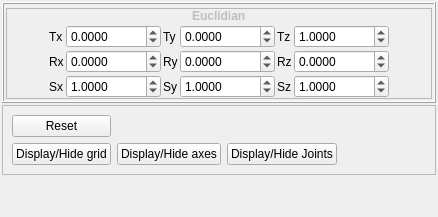
             <widget class="QWidget" name="tView">
              <attribute name="title">
               <string>View</string>
              </attribute>
              <layout class="QVBoxLayout" name="verticalLayout_8">
               <property name="spacing">
                <number>2</number>
               </property>
               <property name="leftMargin">
                <number>2</number>
               </property>
               <property name="topMargin">
                <number>2</number>
               </property>
               <property name="rightMargin">
                <number>2</number>
               </property>
               <property name="bottomMargin">
                <number>2</number>
               </property>
               <item>
                <widget class="QFrame" name="gbCloudSettings">
                 <property name="maximumSize">
                  <size>
                   <width>16777215</width>
                   <height>16777215</height>
                  </size>
                 </property>
                 <property name="frameShape">
                  <enum>QFrame::Box</enum>
                 </property>
                 <property name="frameShadow">
                  <enum>QFrame::Raised</enum>
                 </property>
                 <layout class="QVBoxLayout" name="verticalLayout_7">
                  <property name="spacing">
                   <number>2</number>
                  </property>
                  <property name="leftMargin">
                   <number>2</number>
                  </property>
                  <property name="topMargin">
                   <number>2</number>
                  </property>
                  <property name="rightMargin">
                   <number>2</number>
                  </property>
                  <property name="bottomMargin">
                   <number>2</number>
                  </property>
                  <item>
                   <widget class="Line" name="line_4">
                    <property name="orientation">
                     <enum>Qt::Vertical</enum>
                    </property>
                   </widget>
                  </item>
                  <item>
                   <widget class="QFrame" name="frame_23">
                    <property name="minimumSize">
                     <size>
                      <width>0</width>
                      <height>0</height>
                     </size>
                    </property>
                    <property name="frameShape">
                     <enum>QFrame::StyledPanel</enum>
                    </property>
                    <property name="frameShadow">
                     <enum>QFrame::Raised</enum>
                    </property>
                    <layout class="QGridLayout" name="gridLayout_12">
                     <property name="leftMargin">
                      <number>0</number>
                     </property>
                     <property name="topMargin">
                      <number>0</number>
                     </property>
                     <property name="rightMargin">
                      <number>0</number>
                     </property>
                     <property name="bottomMargin">
                      <number>0</number>
                     </property>
                     <property name="spacing">
                      <number>2</number>
                     </property>
                     <item row="1" column="2">
                      <widget class="QDoubleSpinBox" name="dsbTX">
                       <property name="enabled">
                        <bool>true</bool>
                       </property>
                       <property name="decimals">
                        <number>4</number>
                       </property>
                       <property name="minimum">
                        <double>-10000.000000000000000</double>
                       </property>
                       <property name="maximum">
                        <double>10000.000000000000000</double>
                       </property>
                       <property name="singleStep">
                        <double>0.010000000000000</double>
                       </property>
                      </widget>
                     </item>
                     <item row="1" column="3">
                      <widget class="QLabel" name="label_17">
                       <property name="text">
                        <string>Ty</string>
                       </property>
                      </widget>
                     </item>
                     <item row="1" column="6">
                      <widget class="QDoubleSpinBox" name="dsbTZ">
                       <property name="enabled">
                        <bool>true</bool>
                       </property>
                       <property name="decimals">
                        <number>4</number>
                       </property>
                       <property name="minimum">
                        <double>-10000.000000000000000</double>
                       </property>
                       <property name="maximum">
                        <double>10000.000000000000000</double>
                       </property>
                       <property name="singleStep">
                        <double>0.010000000000000</double>
                       </property>
                       <property name="value">
                        <double>1.000000000000000</double>
                       </property>
                      </widget>
                     </item>
                     <item row="1" column="5">
                      <widget class="QLabel" name="label_20">
                       <property name="text">
                        <string>Tz</string>
                       </property>
                      </widget>
                     </item>
                     <item row="1" column="4">
                      <widget class="QDoubleSpinBox" name="dsbTY">
                       <property name="enabled">
                        <bool>true</bool>
                       </property>
                       <property name="decimals">
                        <number>4</number>
                       </property>
                       <property name="minimum">
                        <double>-10000.000000000000000</double>
                       </property>
                       <property name="maximum">
                        <double>10000.000000000000000</double>
                       </property>
                       <property name="singleStep">
                        <double>0.010000000000000</double>
                       </property>
                      </widget>
                     </item>
                     <item row="3" column="4">
                      <widget class="QDoubleSpinBox" name="dsbSY">
                       <property name="enabled">
                        <bool>true</bool>
                       </property>
                       <property name="decimals">
                        <number>4</number>
                       </property>
                       <property name="minimum">
                        <double>-1000.000000000000000</double>
                       </property>
                       <property name="maximum">
                        <double>1000.000000000000000</double>
                       </property>
                       <property name="singleStep">
                        <double>0.010000000000000</double>
                       </property>
                       <property name="value">
                        <double>1.000000000000000</double>
                       </property>
                      </widget>
                     </item>
                     <item row="3" column="3">
                      <widget class="QLabel" name="label_21">
                       <property name="text">
                        <string>Sy</string>
                       </property>
                      </widget>
                     </item>
                     <item row="3" column="6">
                      <widget class="QDoubleSpinBox" name="dsbSZ">
                       <property name="enabled">
                        <bool>true</bool>
                       </property>
                       <property name="decimals">
                        <number>4</number>
                       </property>
                       <property name="minimum">
                        <double>-1000.000000000000000</double>
                       </property>
                       <property name="maximum">
                        <double>1000.000000000000000</double>
                       </property>
                       <property name="singleStep">
                        <double>0.010000000000000</double>
                       </property>
                       <property name="value">
                        <double>1.000000000000000</double>
                       </property>
                      </widget>
                     </item>
                     <item row="3" column="5">
                      <widget class="QLabel" name="label_22">
                       <property name="text">
                        <string>Sz</string>
                       </property>
                      </widget>
                     </item>
                     <item row="1" column="7">
                      <spacer name="horizontalSpacer_19">
                       <property name="orientation">
                        <enum>Qt::Horizontal</enum>
                       </property>
                       <property name="sizeHint" stdset="0">
                        <size>
                         <width>40</width>
                         <height>20</height>
                        </size>
                       </property>
                      </spacer>
                     </item>
                     <item row="1" column="1">
                      <widget class="QLabel" name="label_23">
                       <property name="text">
                        <string>Tx</string>
                       </property>
                      </widget>
                     </item>
                     <item row="2" column="3">
                      <widget class="QLabel" name="label_24">
                       <property name="text">
                        <string>Ry</string>
                       </property>
                      </widget>
                     </item>
                     <item row="2" column="1">
                      <widget class="QLabel" name="label_25">
                       <property name="text">
                        <string>Rx</string>
                       </property>
                      </widget>
                     </item>
                     <item row="2" column="2">
                      <widget class="QDoubleSpinBox" name="dsbRX">
                       <property name="enabled">
                        <bool>true</bool>
                       </property>
                       <property name="decimals">
                        <number>4</number>
                       </property>
                       <property name="minimum">
                        <double>-1000.000000000000000</double>
                       </property>
                       <property name="maximum">
                        <double>1000.000000000000000</double>
                       </property>
                       <property name="singleStep">
                        <double>0.100000000000000</double>
                       </property>
                      </widget>
                     </item>
                     <item row="2" column="4">
                      <widget class="QDoubleSpinBox" name="dsbRY">
                       <property name="enabled">
                        <bool>true</bool>
                       </property>
                       <property name="decimals">
                        <number>4</number>
                       </property>
                       <property name="minimum">
                        <double>-1000.000000000000000</double>
                       </property>
                       <property name="maximum">
                        <double>1000.000000000000000</double>
                       </property>
                       <property name="singleStep">
                        <double>0.100000000000000</double>
                       </property>
                       <property name="value">
                        <double>0.000000000000000</double>
                       </property>
                      </widget>
                     </item>
                     <item row="2" column="5">
                      <widget class="QLabel" name="label_26">
                       <property name="text">
                        <string>Rz</string>
                       </property>
                      </widget>
                     </item>
                     <item row="3" column="1">
                      <widget class="QLabel" name="label_27">
                       <property name="text">
                        <string>Sx</string>
                       </property>
                      </widget>
                     </item>
                     <item row="2" column="6">
                      <widget class="QDoubleSpinBox" name="dsbRZ">
                       <property name="enabled">
                        <bool>true</bool>
                       </property>
                       <property name="decimals">
                        <number>4</number>
                       </property>
                       <property name="minimum">
                        <double>-1000.000000000000000</double>
                       </property>
                       <property name="maximum">
                        <double>1000.000000000000000</double>
                       </property>
                       <property name="singleStep">
                        <double>0.100000000000000</double>
                       </property>
                      </widget>
                     </item>
                     <item row="3" column="2">
                      <widget class="QDoubleSpinBox" name="dsbSX">
                       <property name="enabled">
                        <bool>true</bool>
                       </property>
                       <property name="decimals">
                        <number>4</number>
                       </property>
                       <property name="minimum">
                        <double>-1000.000000000000000</double>
                       </property>
                       <property name="maximum">
                        <double>1000.000000000000000</double>
                       </property>
                       <property name="singleStep">
                        <double>0.010000000000000</double>
                       </property>
                       <property name="value">
                        <double>1.000000000000000</double>
                       </property>
                      </widget>
                     </item>
                     <item row="1" column="0">
                      <spacer name="horizontalSpacer_20">
                       <property name="orientation">
                        <enum>Qt::Horizontal</enum>
                       </property>
                       <property name="sizeHint" stdset="0">
                        <size>
                         <width>40</width>
                         <height>20</height>
                        </size>
                       </property>
                      </spacer>
                     </item>
                     <item row="0" column="0" colspan="8" alignment="Qt::AlignHCenter">
                      <widget class="QLabel" name="label_28">
                       <property name="enabled">
                        <bool>false</bool>
                       </property>
                       <property name="text">
                        <string>&lt;b&gt;Euclidian&lt;/b&gt;</string>
                       </property>
                      </widget>
                     </item>
                    </layout>
                   </widget>
                  </item>
                 </layout>
                </widget>
               </item>
               <item>
                <widget class="QFrame" name="frame_14">
                 <property name="frameShape">
                  <enum>QFrame::StyledPanel</enum>
                 </property>
                 <property name="frameShadow">
                  <enum>QFrame::Raised</enum>
                 </property>
                 <layout class="QGridLayout" name="gridLayout_11">
                  <item row="1" column="0">
                   <widget class="QPushButton" name="pbToggleGrid">
                    <property name="text">
                     <string>Display/Hide grid</string>
                    </property>
                   </widget>
                  </item>
                  <item row="1" column="1">
                   <widget class="QPushButton" name="pbToggleAxes">
                    <property name="text">
                     <string>Display/Hide axes</string>
                    </property>
                   </widget>
                  </item>
                  <item row="0" column="0">
                   <widget class="QPushButton" name="pbResetCamera">
                    <property name="text">
                     <string>Reset</string>
                    </property>
                   </widget>
                  </item>
                  <item row="1" column="3">
                   <spacer name="horizontalSpacer_10">
                    <property name="orientation">
                     <enum>Qt::Horizontal</enum>
                    </property>
                    <property name="sizeHint" stdset="0">
                     <size>
                      <width>40</width>
                      <height>20</height>
                     </size>
                    </property>
                   </spacer>
                  </item>
                  <item row="1" column="2">
                   <widget class="QPushButton" name="pbToggleJoints">
                    <property name="text">
                     <string>Display/Hide Joints</string>
                    </property>
                   </widget>
                  </item>
                 </layout>
                </widget>
               </item>
               <item>
                <spacer name="verticalSpacer_3">
                 <property name="orientation">
                  <enum>Qt::Vertical</enum>
                 </property>
                 <property name="sizeHint" stdset="0">
                  <size>
                   <width>20</width>
                   <height>40</height>
                  </size>
                 </property>
                </spacer>
               </item>
              </layout>
             </widget>
